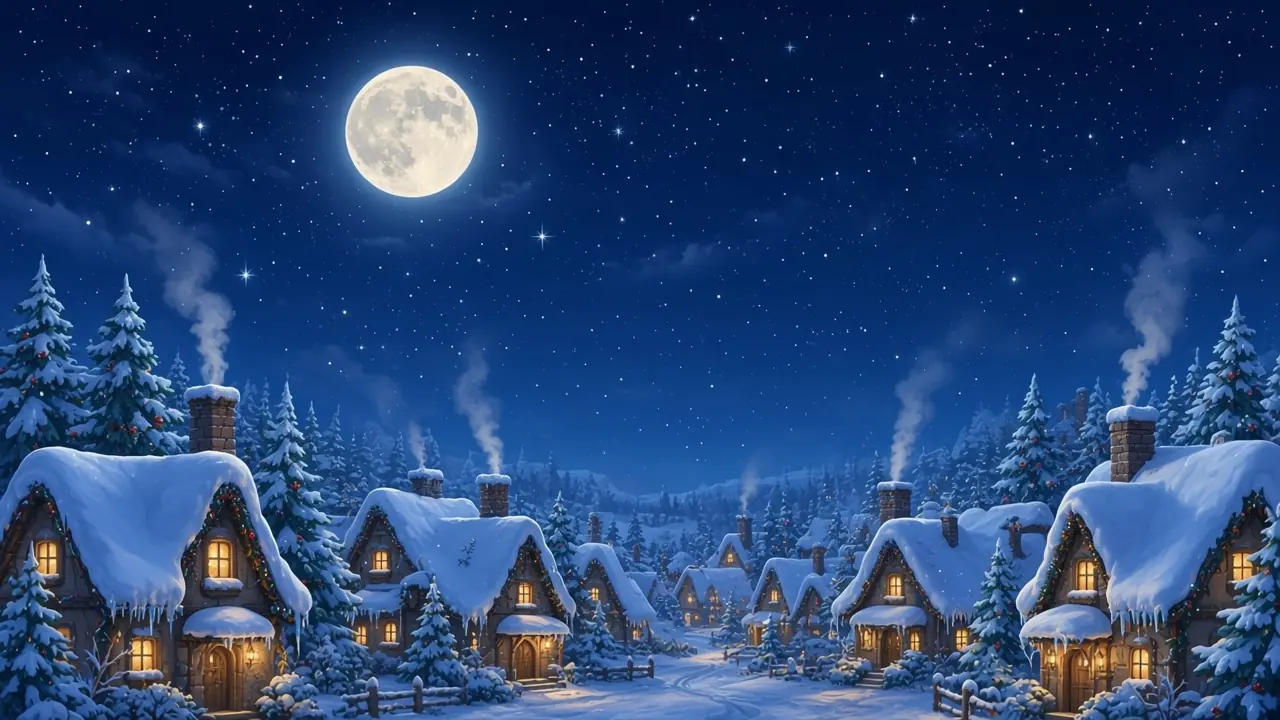
#> input picture chimney-road/art/panorama.webp, 1280 x 720 px
$ python render_opening_film.py
#> lines starting #> are read from the running program, lines starting #| are printed output that depends on the picture
"""Render the illustrated opening film from the game's painted scenes and animation cels."""
from pathlib import Path
import math
import random
import subprocess
import sys

from PIL import Image, ImageDraw, ImageEnhance, ImageOps

ROOT = Path(__file__).resolve().parents[1]
W, H, FPS = 1280, 720, 24
OUTPUT = Path(sys.argv[1]) if len(sys.argv) > 1 else ROOT / "assets" / "opening.mp4"

def art(name):
#> called with name = 'chimney-road/art/panorama.webp'
    return Image.open(ROOT / name).convert("RGBA")
#> call 2 of art, with name = 'assets/depot.webp'
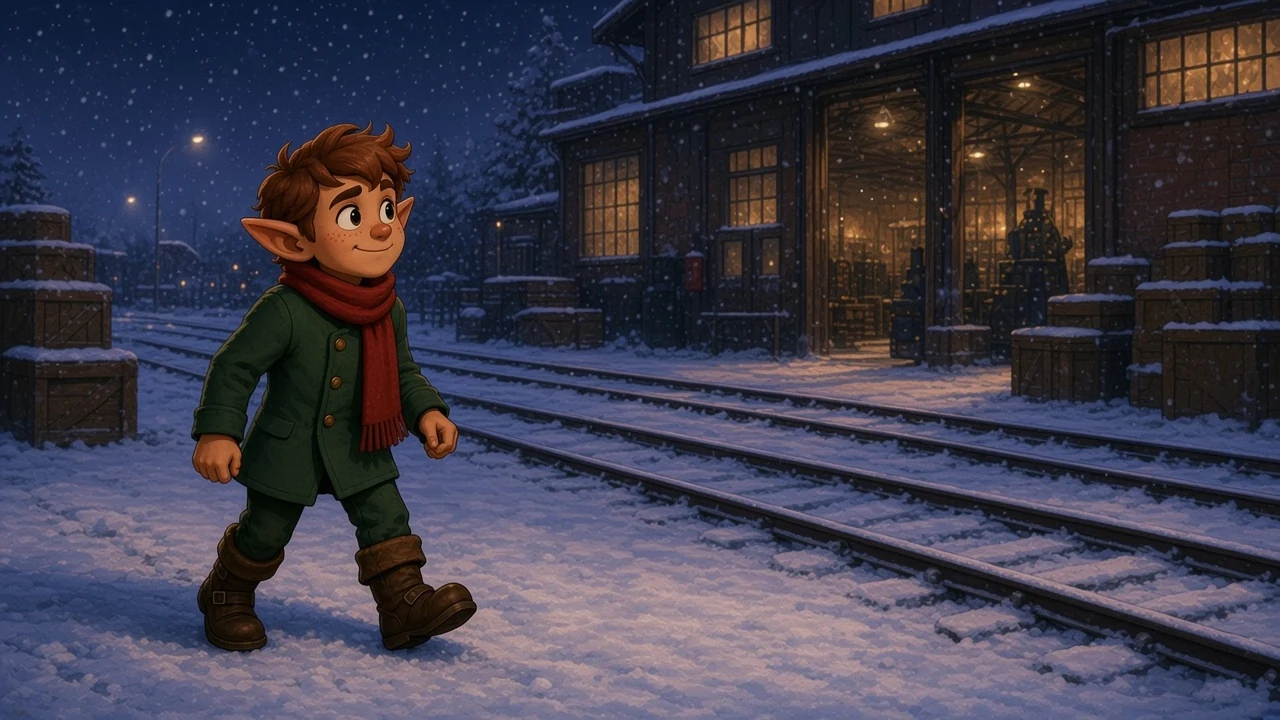
#> input picture assets/depot.webp, 1280 x 720 px
#> call 3 of art, with name = 'holding-camp/art/scene.webp'
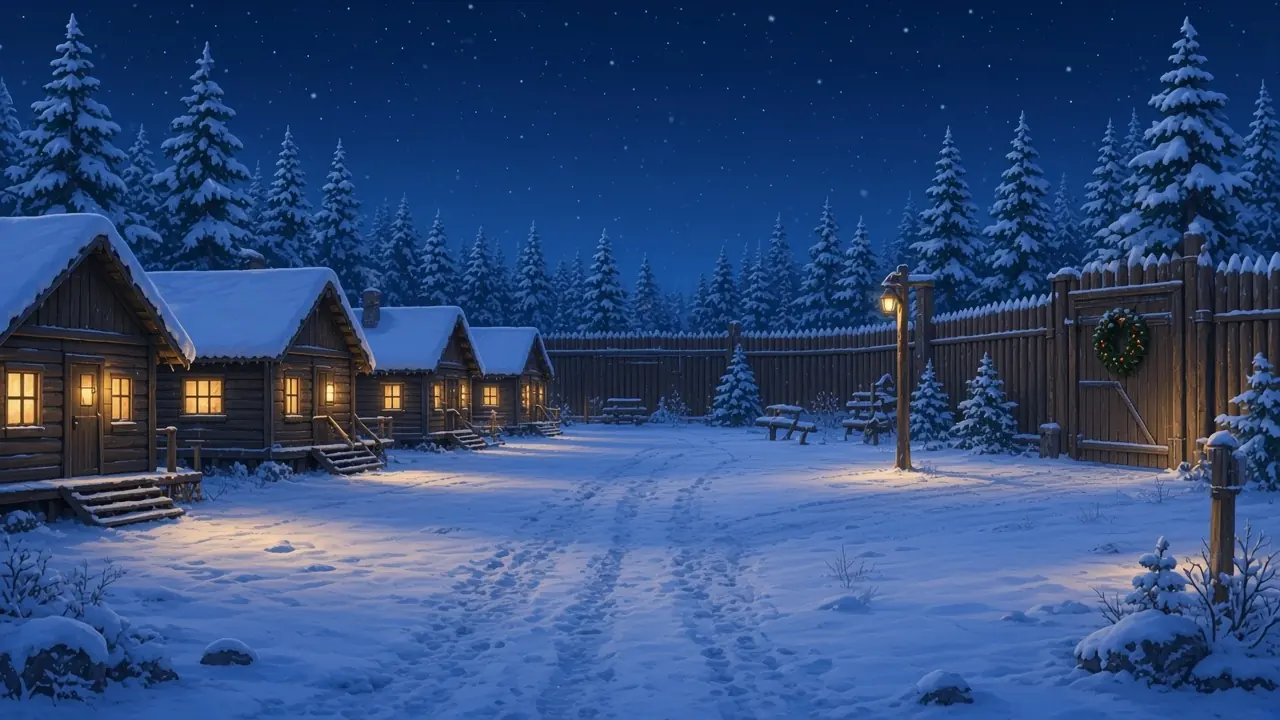
#> input picture holding-camp/art/scene.webp, 1280 x 720 px
#> call 4 of art, with name = 'holding-camp/art/brawl-yard.webp'
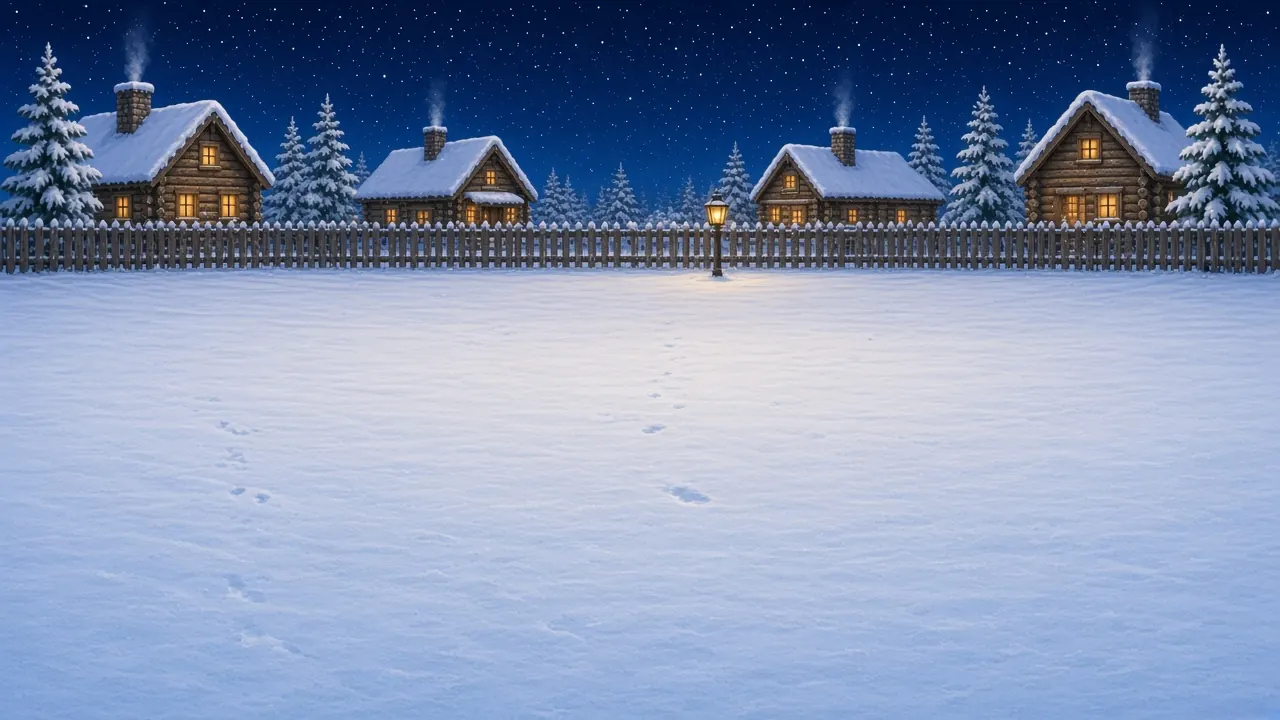
#> input picture holding-camp/art/brawl-yard.webp, 1280 x 720 px
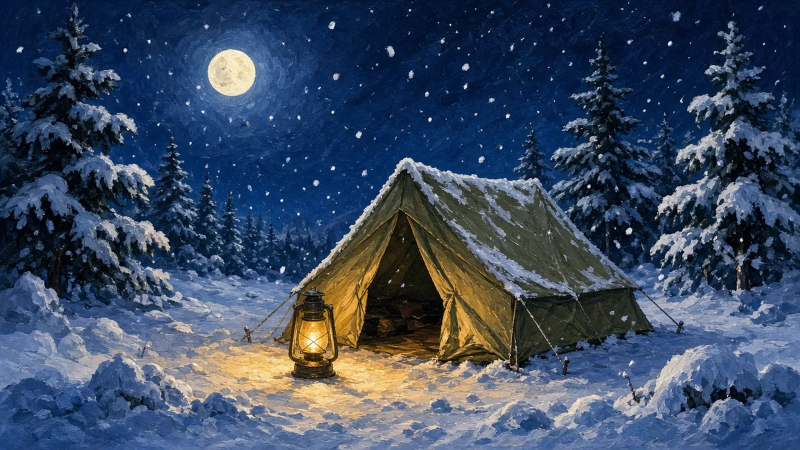
#> input picture night-broadcast/art/scene.webp, 1600 x 900 px (shown at 1/2 size)

def cels(name, width, height, count):
    atlas = art("holding-camp/art/" + name + ".webp")
    return [atlas.crop((width*i, 0, width*(i+1), height)) for i in range(count)]

backgrounds = [
    art("chimney-road/art/panorama.webp"), art("assets/depot.webp"),
    art("holding-camp/art/scene.webp"), art("holding-camp/art/brawl-yard.webp"),
    art("night-broadcast/art/scene.webp"),
]
#> (the run stopped early here; a loop or call above may not have finished)
